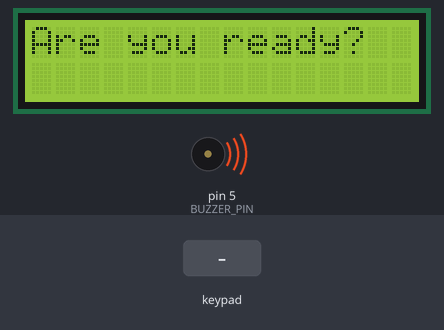
A sketch run on a simulated Arduino Uno, built with avr-gcc and run on an emulated ATmega328P. Shown: 16×2 character LCD, buzzer (waves = sounding). Inputs (shaded band) come from the test bench. Random numbers use the default seed unless the sketch sets one; what the sketch prints to the serial monitor is not drawn.

Above: at 1.2 s.
1.3 s: key '1' pressed
10.7 s: keypad keys 1 2 * pressed 0.4 s apart
At 13.1 s:
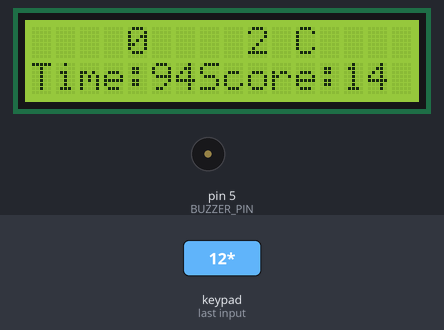
13.4 s: key '2' pressed
At 17.0 s:
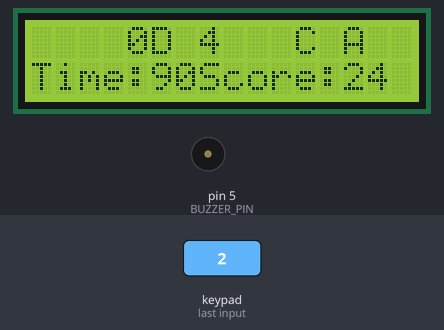
18.7 s: keypad keys 1 2 A pressed 0.4 s apart
At 21.1 s:
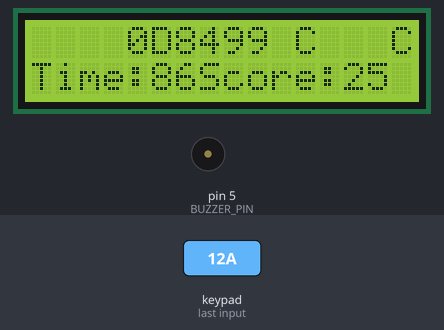
21.4 s: key 'C' pressed
At 22.8 s:
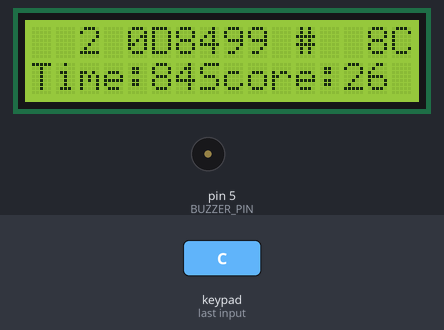
23.7 s: keypad keys 2 5 D pressed 0.4 s apart
At 26.0 s:
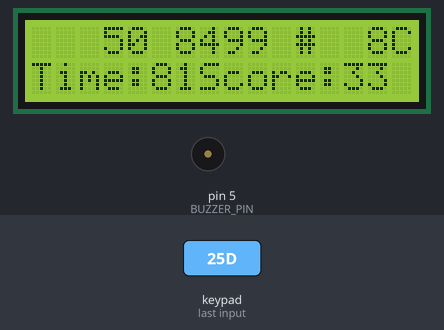
Timing chart, 0 to 27.5 s (numbered marks = the images above; inputs shaded):
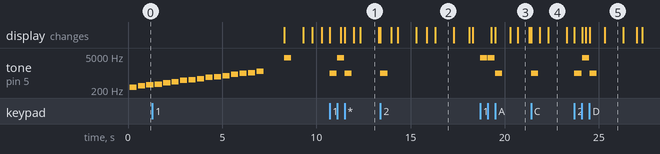

Measured:
- after the input at 10.7 s, tone on pin 5 (BUZZER_PIN): plays 988 Hz for 0.38 s, 4186 Hz for 0.38 s, 988 Hz for 0.38 s, starting at once
- after the input at 13.4 s, tone on pin 5 (BUZZER_PIN): silent → 988 Hz at once, → silent 0.38 s later
- after the input at 18.7 s, tone on pin 5 (BUZZER_PIN): plays 4186 Hz for 0.38 s, 4186 Hz for 0.38 s, 988 Hz for 0.38 s, starting at once
- after the input at 21.4 s, tone on pin 5 (BUZZER_PIN): silent → 988 Hz at once, → silent 0.38 s later
- after the input at 23.7 s, tone on pin 5 (BUZZER_PIN): plays 988 Hz for 0.38 s, 4186 Hz for 0.38 s, 988 Hz for 0.38 s, starting at once
- by itself, tone on pin 5 (BUZZER_PIN): plays 349 Hz for 0.38 s, 392 Hz for 0.38 s, 440 Hz for 0.38 s, 494 Hz for 0.38 s, 523 Hz for 0.38 s, 587 Hz for 0.38 s … (14 notes in this stretch)
- what the display in image 1 shows lasts 1.0 s, from 12.3 s to 13.3 s

The sketch:

game_typing.ino
```cpp
// 匯入所需程式庫的標頭檔
#include <Wire.h>
#include <LiquidCrystal_I2C.h>
#include <Keypad.h>

#include "pitches.h" // 音符頻率

#define SERIAL_BAUDRATE 115200
#define BUZZER_PIN 5 // 蜂鳴器或小喇叭連接腳位

// 定義矩陣鍵盤的針腳（A~H，從左至右）與Arduino腳位的連接關係
#define A_PIN 13
#define B_PIN 12
#define C_PIN 11
#define D_PIN 10
#define E_PIN 9
#define F_PIN 8
#define G_PIN 7
#define H_PIN 6

#define COL 4 // 矩陣鍵盤有4直欄
#define ROW 4 // 矩陣鍵盤有4橫列

// 定義矩陣鍵盤的針腳（A~H，從左至右）與列欄的關係
#define COL_0_PIN A_PIN
#define COL_1_PIN B_PIN
#define COL_2_PIN C_PIN
#define COL_3_PIN D_PIN
#define ROW_0_PIN E_PIN
#define ROW_1_PIN F_PIN
#define ROW_2_PIN G_PIN
#define ROW_3_PIN H_PIN

#define CHAR_1 '1'
#define CHAR_2 '2'
#define CHAR_3 '3'
#define CHAR_4 '4'
#define CHAR_5 '5'
#define CHAR_6 '6'
#define CHAR_7 '7'
#define CHAR_8 '8'
#define CHAR_9 '9'
#define CHAR_0 '0'
#define CHAR_STAR '*'
#define CHAR_SHARP '#'
#define CHAR_A 'A'
#define CHAR_B 'B'
#define CHAR_C 'C'
#define CHAR_D 'D'

#define CHAR_SPACE ' ' // 代表「無」

void pf(const char *fmt, ... ){
    char tmp[128]; // resulting string limited to 128 chars
    va_list args;
    va_start (args, fmt );
    vsnprintf(tmp, 128, fmt, args);
    va_end (args);
    Serial.print(tmp);
}

#define NUMBER (COL * ROW) // 按鍵數目

char chars[NUMBER] = {
    CHAR_1, CHAR_2, CHAR_3, CHAR_4, CHAR_5,
    CHAR_6, CHAR_7, CHAR_8, CHAR_9, CHAR_0,
    CHAR_STAR, CHAR_SHARP,
    CHAR_A, CHAR_B, CHAR_C, CHAR_D,
};

byte rowPins[ROW] = {ROW_0_PIN, ROW_1_PIN, ROW_2_PIN, ROW_3_PIN};
byte colPins[COL] = {COL_0_PIN, COL_1_PIN, COL_2_PIN, COL_3_PIN};
char keys[ROW][COL] = { // 每個按鍵所對應的字元
  {CHAR_1, CHAR_2, CHAR_3, CHAR_A},
  {CHAR_4, CHAR_5, CHAR_6, CHAR_B},
  {CHAR_7, CHAR_8, CHAR_9, CHAR_C},
  {CHAR_STAR, CHAR_0, CHAR_SHARP, CHAR_D}
};
// 建立Keypad物件
Keypad keypad = Keypad(makeKeymap(keys), rowPins, colPins, ROW, COL);

LiquidCrystal_I2C lcd(0x27, 16, 2);

#define TIME_LIMIT (99UL * 1000UL) // 遊戲時間超過99秒就game over
#define ERROR_MAX 6 // 錯6次就game over
unsigned long game_start_time; // 遊戲開始時的時間
unsigned long q_more_next_time; // 下次放上更多字元的時間
int score;
#define Q_MAX 30 // 出題數目最大值，答對此個數便過關
int q_num = 0; // 已出題數目
int answer_num = 0; // 已達題數目
int error_num = 0; // 答錯數目

typedef struct{
    char ch; // 顯示的字元，若是CHAR_SPACE代表「無」
    unsigned long time; // 顯示該字元的時間
} Data;
Data data[NUMBER];

// 取得下一個可放置字元的索引值
int next_data_index(){
    if(q_num == NUMBER){
        return NUMBER;
    }

    int i = random(0, NUMBER);
    while(data[i].ch != CHAR_SPACE){
        i++;
        i %= NUMBER;
        pf("next_data_index i=%d\n", i);
    }
    return i;
}

// 除錯用
void print_data(){
    for(int i = 0; i < NUMBER; i++){
        pf("%X ", i);
    }
    Serial.println("");
    for(int i = 0; i < NUMBER; i++){
        pf("%c ", data[i].ch);
    }
    Serial.println("\n-----------------\n");
}

void more_q(){ // 放上更多字元到LCD
    if(q_num < NUMBER){
        const int cnt = random(1, min(NUMBER - q_num, 3)+1);
        pf("q_num=%d, cnt=%d\n", q_num, cnt);
        for(int n = 0; n < cnt; n++){
            int i = next_data_index();
            if(0 <= i && i < NUMBER){
                data[i].ch = chars[random(0, NUMBER)];
                pf("i=%d, ch=%c\n", i, data[i].ch);
                data[i].time = millis();

                q_num++;

                lcd.setCursor(i, 0); // (col, row)
                lcd.print(data[i].ch);
                // update_lcd_row0_flag = true;
                print_data();
            }
        }
    }
}

int notes[NUMBER] = { // 音符（發聲頻率）
    NOTE_C4, NOTE_D4, NOTE_E4, NOTE_F4, NOTE_G4, NOTE_A4, NOTE_B4,
    NOTE_C5, NOTE_D5, NOTE_E5, NOTE_F5, NOTE_G5, NOTE_A5, NOTE_B5,
    NOTE_C6, NOTE_D6,
};
int beats[NUMBER] = { // 每個音符的發聲時間，8代表八分音符
    8, 8, 8, 8, 8, 8, 8,
    8, 8, 8, 8, 8, 8, 8,
    8, 8,
};

void play(int *notes, int *beats, int num){
    for(int i = 0; i < num; i++){
        const int note = notes[i];
        const int beat = 3000 / beats[i];
        tone(BUZZER_PIN, note, beat);
        delay(beat * 1.20);
    }
}

bool input_key(char c){
    for(int i = 0; i < NUMBER; i++){
        if(data[i].ch == c){
            const unsigned long delta = millis() - data[i].time;

            data[i].ch = CHAR_SPACE;
            data[i].time = 0;
            lcd.setCursor(i, 0);
            lcd.print(CHAR_SPACE);
            q_num--;
            answer_num++;

            if(delta >= 3000){ // 根據按鍵速度，計算分數
                score += 1;
            }
            else if(delta >= 2500){
                score += 2;
            }
            else if(delta >= 2000){
                score += 4;
            }
            else if(delta >= 1500){
                score += 6;
            }
            else if(delta <= 1000){
                score += 8;
            }
            else{
                score += 10;
            }

            tone(BUZZER_PIN, NOTE_B5, 3000 / 8);
            return true;
        }
    }

    error_num++;
    tone(BUZZER_PIN, NOTE_C8, 3000 / 8);
    return false;
}

// 兩隻老虎
int notes_tigers[] = {
  NOTE_C4, NOTE_D4, NOTE_E4, NOTE_C4, NOTE_C4, NOTE_D4, NOTE_E4, NOTE_C4,
  NOTE_E4, NOTE_F4, NOTE_G4, NOTE_E4, NOTE_F4, NOTE_G4,
  NOTE_G4, NOTE_A4, NOTE_G4, NOTE_F4, NOTE_E4, NOTE_C4,
  NOTE_G4, NOTE_A4, NOTE_G4, NOTE_F4, NOTE_E4, NOTE_C4,
  NOTE_C4, NOTE_G3, NOTE_C4, NOTE_C4, NOTE_G3, NOTE_C4,
};
int beats_tigers[] = {
  8, 8, 8, 8, 8, 8, 8, 8,
  8, 8, 4, 8, 8, 4,
  16, 16, 16, 16, 8, 8,
  16, 16, 16, 16, 8, 8,
  8, 8, 4, 8, 8, 4,
};

char z1;

// 狀態機的可能狀態
typedef enum{
    STATE_START,    // 初始
    STATE_QA,       // 出題與答題
    STATE_ERROR,    // 錯題太多
    STATE_SLOW,     // 答題太慢
    STATE_SUCCESS,   // 過關
    STATE_END,      // 播放兩隻老虎
} State;
State state;

void setup(){
    Serial.begin(SERIAL_BAUDRATE);
    randomSeed(analogRead(A0));

    for(int i = 0; i < NUMBER; i++){
        data[i].ch = CHAR_SPACE;
        data[i].time = 0;
    }

    lcd.begin();
    lcd.backlight();
    lcd.clear();

    state = STATE_START;
}

void update_lcd_time(unsigned long t){
    static unsigned long time_updated = t;
    if(t - time_updated >= 1000){
        lcd.setCursor(0, 1);
        lcd.print("Time:");
        time_updated = t;
        lcd.print((game_start_time + TIME_LIMIT - time_updated) / 1000);

        lcd.print("Score:");
        lcd.print(score);
    }
}

void loop(){
    switch(state){
        case STATE_START:{ // 初始，播放全部音符
            lcd.setCursor(0, 0);
            lcd.print("Are you ready?");

            play(notes, beats, sizeof(notes)/sizeof(int));
            delay(1000);

            state = STATE_QA;
            game_start_time = millis();
            q_more_next_time = game_start_time + 1500;
            q_num = 0;
            answer_num = 0;
            error_num = 0;
            score = 0;

            lcd.clear();
            state = STATE_QA;
        }
        break;

        case STATE_QA:{
            const unsigned long t = millis();
            update_lcd_time(t);

            if(t - game_start_time > TIME_LIMIT){ // time limit
                state = STATE_SLOW;
            }

            // 玩家按鍵，判斷是否正確
            const char key = keypad.getKey();
            if(key != NO_KEY){
                input_key(key);
                if(answer_num >= Q_MAX){
                    state = STATE_SUCCESS;
                }
                if(error_num >= ERROR_MAX){
                    state = STATE_ERROR;
                }
            }

            // 經過一段時間，再放上更多個字元
            if(t >= q_more_next_time){
                q_more_next_time = t + random(1000, 3000);
                more_q();
            }
        }
        break;

        case STATE_SUCCESS:{
            // 分數
            lcd.clear();
            lcd.setCursor(0, 0);
            lcd.print("Congratulations");
            lcd.setCursor(0, 1);
            lcd.print("Score: ");
            lcd.print(score);

            state = STATE_END;
        }
        break;

        case STATE_ERROR:{
            lcd.clear();
            lcd.setCursor(0, 0);
            lcd.print("Game Over");
            lcd.setCursor(0, 1);
            lcd.print("Too many errors!");

            delay(3000);
        }
        break;

        case STATE_SLOW:{
            lcd.clear();
            lcd.setCursor(0, 0);
            lcd.print("Game Over");
            lcd.setCursor(0, 1);
            lcd.print("You're too slow!");

            delay(3000);
        }
        break;

        case STATE_END:{
            play(notes_tigers, beats_tigers, sizeof(notes_tigers)/sizeof(int));
            delay(3000);
        }
        break;
    }
}
```

pitches.h
```cpp
#define NOTE_    0
#define NOTE_B0  31
#define NOTE_C1  33
#define NOTE_CS1 35
#define NOTE_D1  37
#define NOTE_DS1 39
#define NOTE_E1  41
#define NOTE_F1  44
#define NOTE_FS1 46
#define NOTE_G1  49
#define NOTE_GS1 52
#define NOTE_A1  55
#define NOTE_AS1 58
#define NOTE_B1  62
#define NOTE_C2  65
#define NOTE_CS2 69
#define NOTE_D2  73
#define NOTE_DS2 78
#define NOTE_E2  82
#define NOTE_F2  87
#define NOTE_FS2 93
#define NOTE_G2  98
#define NOTE_GS2 104
#define NOTE_A2  110
#define NOTE_AS2 117
#define NOTE_B2  123
#define NOTE_C3  131
#define NOTE_CS3 139
#define NOTE_D3  147
#define NOTE_DS3 156
#define NOTE_E3  165
#define NOTE_F3  175
#define NOTE_FS3 185
#define NOTE_G3  196
#define NOTE_GS3 208
#define NOTE_A3  220
#define NOTE_AS3 233
#define NOTE_B3  247
#define NOTE_C4  262
#define NOTE_CS4 277
#define NOTE_D4  294
#define NOTE_DS4 311
#define NOTE_E4  330
#define NOTE_F4  349
#define NOTE_FS4 370
#define NOTE_G4  392
#define NOTE_GS4 415
#define NOTE_A4  440
#define NOTE_AS4 466
#define NOTE_B4  494
#define NOTE_C5  523 // Do
#define NOTE_CS5 554
#define NOTE_D5  587 // Re
#define NOTE_DS5 622
#define NOTE_E5  659 // Mi
#define NOTE_F5  698 // Fa
#define NOTE_FS5 740
#define NOTE_G5  784 // So
#define NOTE_GS5 831
#define NOTE_A5  880 // La
#define NOTE_AS5 932
#define NOTE_B5  988 // Si
#define NOTE_C6  1047
#define NOTE_CS6 1109
#define NOTE_D6  1175
#define NOTE_DS6 1245
#define NOTE_E6  1319
#define NOTE_F6  1397
#define NOTE_FS6 1480
#define NOTE_G6  1568
#define NOTE_GS6 1661
#define NOTE_A6  1760
#define NOTE_AS6 1865
#define NOTE_B6  1976
#define NOTE_C7  2093
#define NOTE_CS7 2217
#define NOTE_D7  2349
#define NOTE_DS7 2489
#define NOTE_E7  2637
#define NOTE_F7  2794
#define NOTE_FS7 2960
#define NOTE_G7  3136
#define NOTE_GS7 3322
#define NOTE_A7  3520
#define NOTE_AS7 3729
#define NOTE_B7  3951
#define NOTE_C8  4186
#define NOTE_CS8 4435
#define NOTE_D8  4699
#define NOTE_DS8 4978
```
